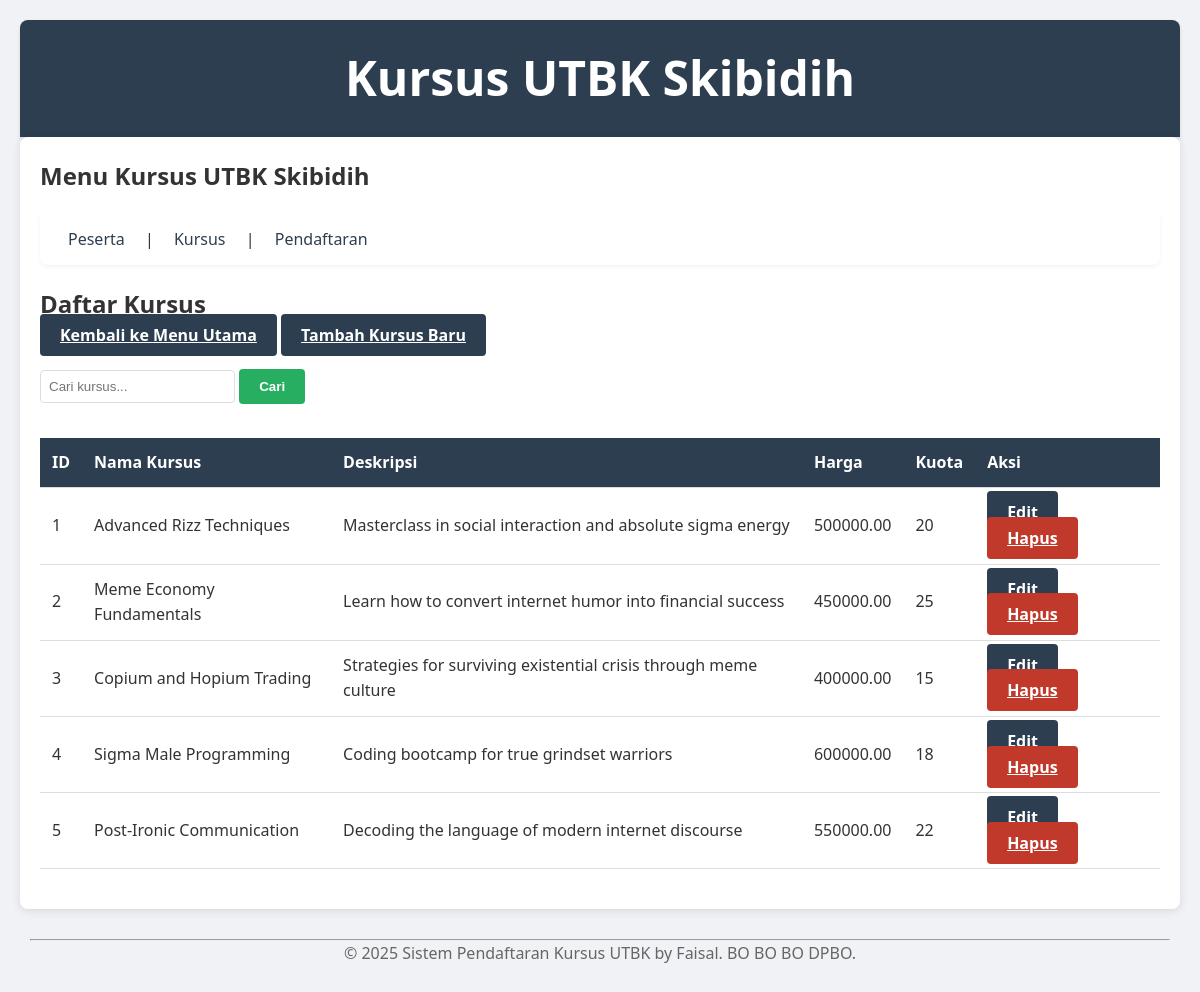
The page /?page=kursus on the database its author committed.
### tables this page shows
CREATE TABLE `kursus` (
  `id` int(11) NOT NULL,
  `nama_kursus` varchar(100) NOT NULL,
  `deskripsi` text DEFAULT NULL,
  `harga` decimal(10,2) DEFAULT NULL,
  `kuota` int(11) DEFAULT NULL
);

### config/db.php (called while the page is built, shortened)
<?php
class Database {
    private $host = "localhost";
    private $username = "root";
    private $password = "";
    private $dbname = "db_kursus";
    public function __construct() {
        try {
            $this->conn = new PDO("mysql:host=$this->host;dbname=$this->dbname", $this->username, $this->password);
        } catch (PDOException $e) {
            echo "Connection failed: " . $e->getMessage();
        }
    }
}
?>

### class/Kursus.php (called while the page is built, shortened)
<?php
require_once 'config/db.php';
class Kursus {
    private $db;
    public function __construct() {
        $this->db = (new Database())->conn;
    }
    public function getAllKursus() {
        $stmt = $this->db->query("SELECT * FROM kursus");
        return $stmt->fetchAll(PDO::FETCH_ASSOC);
    }
}
?>

### view/kursus.php (the view, shortened to what this page needs)
<link rel="stylesheet" href="../style.css?v=2">
<h2>Daftar Kursus</h2>
<a href="index.php?page=kursus" class="btn btn-primary mb-3">Kembali ke Menu Utama</a>
<a href="index.php?page=kursus&action=add" class="btn btn-primary mb-3">Tambah Kursus Baru</a>
<form action="index.php" method="get" class="mb-3">
    <div class="form-group" style="display: inline-block;">
        <input type="text" name="keyword"
               placeholder="Cari kursus..."
               value="<?= isset($_GET['keyword']) ? htmlspecialchars($_GET['keyword']) : '' ?>">
    </div>
    <button type="submit" class="btn btn-success">Cari</button>
</form>
<table>
    <tr>
        <th>ID</th>
        <th>Nama Kursus</th>
        <th>Deskripsi</th>
        <th>Harga</th>
        <th>Kuota</th>
        <th>Aksi</th>
    </tr>
    <?php
    $data = $hasilPencarian ?? $dataKursus;
    foreach ($data as $k):
    ?>
    <tr>
        <td><?= htmlspecialchars($k['id']) ?></td>
        <td><?= htmlspecialchars($k['nama_kursus']) ?></td>
        <td><?= htmlspecialchars($k['deskripsi']) ?></td>
        <td><?= htmlspecialchars($k['harga']) ?></td>
        <td><?= htmlspecialchars($k['kuota']) ?></td>
        <td>
            <a href="index.php?page=kursus&action=edit&id=<?= $k['id'] ?>"
               class="btn btn-primary btn-sm">Edit</a>
            <a href="index.php?page=kursus&action=delete&id=<?= $k['id'] ?>"
               class="btn btn-danger btn-sm"
               onclick="return confirm('Yakin ingin menghapus kursus ini?')">Hapus</a>
        </td>
    </tr>
    <?php endforeach; ?>
</table>

### style.css (style rules this page uses)
:root { --primary-color: #2c3e50; --secondary-color: #2980b9; --success-color: #27ae60; --danger-color: #c0392b; --warning-color: #f1c40f; --light-bg: #f8f9fa; }
* { margin: 0; padding: 0; box-sizing: border-box; }
body { font-family: 'Segoe UI', Tahoma, Geneva, Verdana, sans-serif; line-height: 1.6; padding: 20px; max-width: 1200px; margin: 0 auto; background-color: #f0f2f5; color: #333; }
table { width: 100%; border-collapse: collapse; margin: 20px 0; }
th, td { padding: 12px; text-align: left; border-bottom: 1px solid #ddd; }
th { background: var(--primary-color); color: white; }
form { margin: 20px 0; }
.form-group { margin-bottom: 15px; }
.form-group input, .form-group select { width: 100%; padding: 8px; border: 1px solid #ddd; border-radius: 4px; }
button, .btn { padding: 10px 20px; border: none; border-radius: 4px; cursor: pointer; font-weight: bold; transition: all 0.3s ease; }
.btn-primary { background: var(--primary-color); color: white; }
.btn-success { background: var(--success-color); color: white; }
.btn-danger { background: var(--danger-color); color: white; }

### rows shown on the page
kursus: id "1", nama_kursus "Advanced Rizz Techniques", deskripsi "Masterclass in social interaction and absolute sigma energy", harga "500000.00", kuota "20"
kursus: id "2", nama_kursus "Meme Economy Fundamentals", deskripsi "Learn how to convert internet humor into financial success", harga "450000.00", kuota "25"
kursus: id "3", nama_kursus "Copium and Hopium Trading", deskripsi "Strategies for surviving existential crisis through meme culture", harga "400000.00", kuota "15"
kursus: id "4", nama_kursus "Sigma Male Programming", deskripsi "Coding bootcamp for true grindset warriors", harga "600000.00", kuota "18"
kursus: id "5", nama_kursus "Post-Ironic Communication", deskripsi "Decoding the language of modern internet discourse", harga "550000.00", kuota "22"
